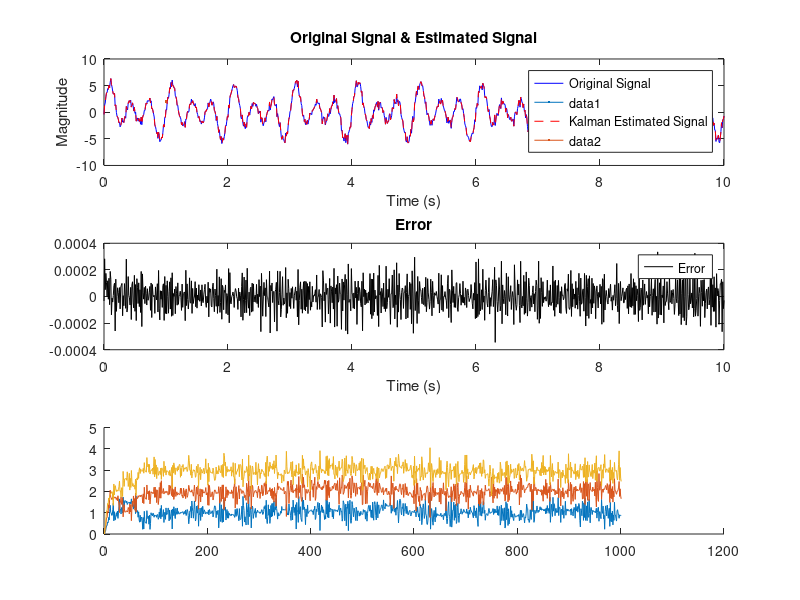

Recreate this plot in MATLAB. (Note: this script raises an error after producing the figure.)
clc,clear all, close;
% Written By: Rasit
% Kalman Filter Based Fourier Series Decomposition
% Date: 06-Jul-2024
%%
fs = 100;             % Sampling Freq (Hz)
t_span = 0:1/fs:10;   % Time Vector (Sn)
f1 = 1;             % First Harmonics  (Hz)
f2 = 2;             % Second Harmonics (Hz)
f3 = 3;             % Third Harmonics  (Hz)
y = 1*sin(2*pi*f1*t_span) + 2*sin(2*pi*f2*t_span) + 3*sin(2*pi*f3*t_span); % Signal
y = y + 0.5*randn(size(y));  % Noise
noh = 3;  % Number of Harmonics

% Kalman filter Parameters
P = 1e3*eye(2*noh);
Q = 1e3*eye(2*noh);   
R = 0.5;  % Measurement Noise Cov
x_est = zeros(2*noh, 1);  % Kalman Initial State Value

F = eye(2*noh);       % State Transition Matrix
H = zeros(1, 2*noh);  % Measurement (State Selection) Matrix

x_estimates = zeros(length(y), 2*noh);

figure('units','normalized','outerposition',[0 0 1 1],'color','w')
for k = 1:length(y)
    for n = 1:noh
        H(1, 2*n-1) = cos(2*pi*n*t_span(k));   % Signal Even Component
        H(1, 2*n) = sin(2*pi*n*t_span(k));     % Signal Odd  Component
    end

    % Prediction Phase
    x_pred = F * x_est;
    P_pred = F * P * F' + Q;
    K = P_pred * H' / (H * P_pred * H' + R);

    % Correction Phase 
    x_est = x_pred + K * (y(k) - H * x_pred);
    P = (eye(2*noh) - K * H) * P_pred;
    x_estimates(k, :) = x_est';
end

% Signal Reconstruction
y_est = zeros(1, length(t_span));
for k = 1:length(t_span)
    for n = 1:noh
        y_est(k) = y_est(k) + x_estimates(k, 2*n-1)*cos(2*pi*n*t_span(k)) + x_estimates(k, 2*n)*sin(2*pi*n*t_span(k));
    end
end

% Plot Phase
subplot(311);
plot(t_span, y, 'b', 'DisplayName', 'Original Signal',LineWidth=2),hold on
plot(t_span, y_est, 'r--', 'DisplayName', 'Kalman Estimated Signal',LineWidth=2);
xlabel('Time (s)');
ylabel('Magnitude');
title("Original Signal & Estimated Signal")
legend;

subplot(312);
plot(t_span, y - y_est, 'k', 'DisplayName', 'Error');
xlabel('Time (s)');
title("Error")
legend;

subplot(313)
hold on
plot(x_estimates(:,2)),plot(x_estimates(:,4)),plot(x_estimates(:,6))
yline(1),yline(2),yline(3)
xlabel('Number of Samples');
title("Harmonics")
